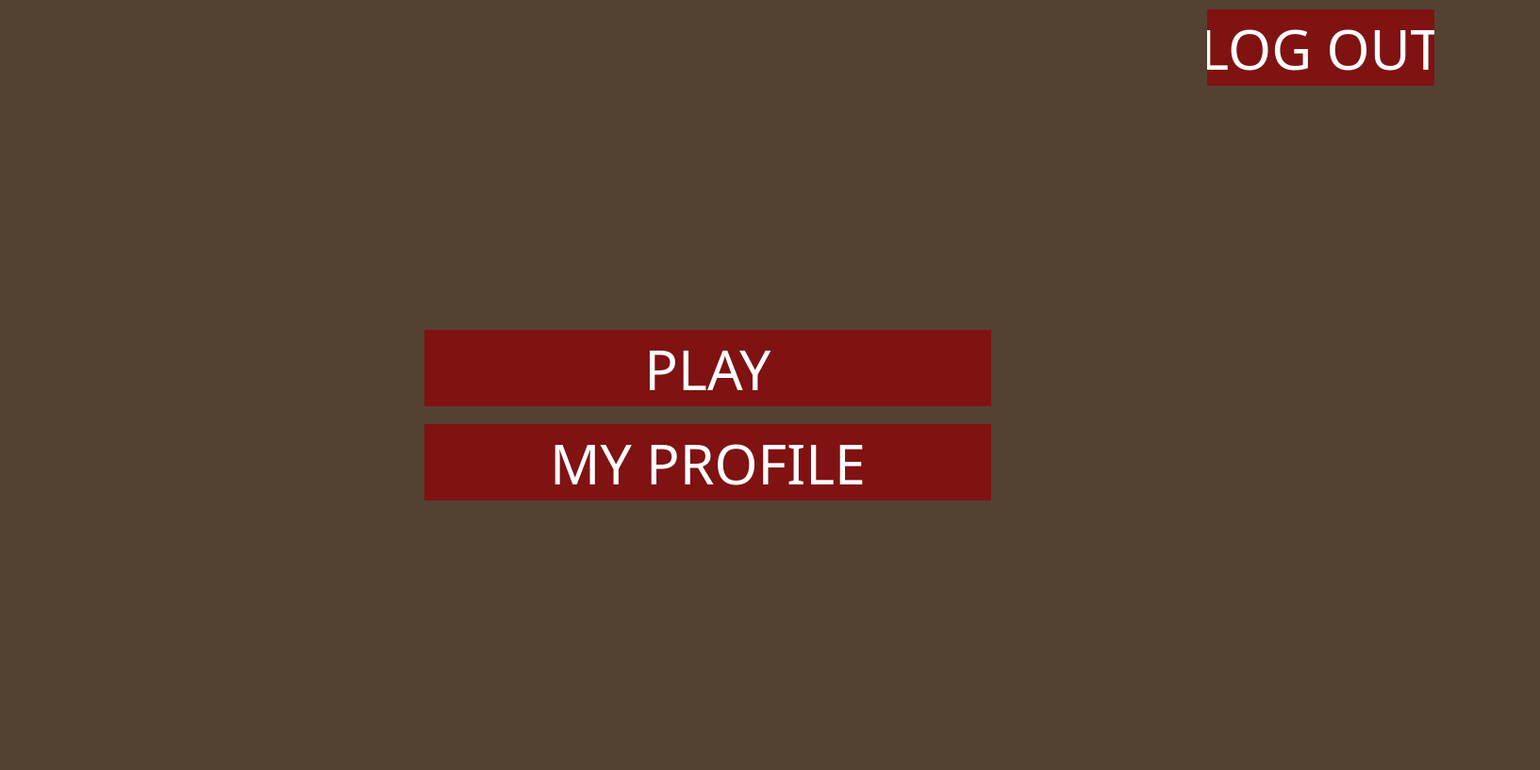
<?xml version="1.0" encoding="UTF-8"?>
<ui version="4.0">
 <class>MainWindow</class>
 <widget class="QMainWindow" name="MainWindow">
  <property name="enabled">
   <bool>true</bool>
  </property>
  <property name="geometry">
   <rect>
    <x>0</x>
    <y>0</y>
    <width>1633</width>
    <height>817</height>
   </rect>
  </property>
  <property name="windowTitle">
   <string>MainWindow</string>
  </property>
  <property name="styleSheet">
   <string notr="true">background-color: rgb(83, 66, 50);
color: rgb(255, 255, 255);
</string>
  </property>
  <widget class="QWidget" name="centralwidget">
   <widget class="QPushButton" name="playButton">
    <property name="geometry">
     <rect>
      <x>450</x>
      <y>350</y>
      <width>601</width>
      <height>81</height>
     </rect>
    </property>
    <property name="font">
     <font>
      <family>Franklin Gothic Heavy</family>
      <pointsize>44</pointsize>
      <underline>false</underline>
      <strikeout>false</strikeout>
      <kerning>true</kerning>
     </font>
    </property>
    <property name="cursor">
     <cursorShape>PointingHandCursor</cursorShape>
    </property>
    <property name="styleSheet">
     <string notr="true">background-color: rgb(128, 18, 18);
border: none;
</string>
    </property>
    <property name="text">
     <string>PLAY</string>
    </property>
   </widget>
   <widget class="QPushButton" name="myProfileButton">
    <property name="geometry">
     <rect>
      <x>450</x>
      <y>450</y>
      <width>601</width>
      <height>81</height>
     </rect>
    </property>
    <property name="font">
     <font>
      <family>Franklin Gothic Heavy</family>
      <pointsize>44</pointsize>
      <underline>false</underline>
      <strikeout>false</strikeout>
      <kerning>true</kerning>
     </font>
    </property>
    <property name="cursor">
     <cursorShape>PointingHandCursor</cursorShape>
    </property>
    <property name="styleSheet">
     <string notr="true">background-color: rgb(128, 18, 18);
border: none;
</string>
    </property>
    <property name="text">
     <string>MY PROFILE</string>
    </property>
   </widget>
   <widget class="QLabel" name="hiMessage">
    <property name="geometry">
     <rect>
      <x>330</x>
      <y>60</y>
      <width>231</width>
      <height>81</height>
     </rect>
    </property>
    <property name="font">
     <font>
      <pointsize>18</pointsize>
     </font>
    </property>
    <property name="text">
     <string/>
    </property>
   </widget>
   <widget class="QPushButton" name="logOutButton">
    <property name="geometry">
     <rect>
      <x>1280</x>
      <y>10</y>
      <width>241</width>
      <height>81</height>
     </rect>
    </property>
    <property name="font">
     <font>
      <family>Franklin Gothic Heavy</family>
      <pointsize>44</pointsize>
      <underline>false</underline>
      <strikeout>false</strikeout>
      <kerning>true</kerning>
     </font>
    </property>
    <property name="cursor">
     <cursorShape>PointingHandCursor</cursorShape>
    </property>
    <property name="styleSheet">
     <string notr="true">background-color: rgb(128, 18, 18);
border: none;
</string>
    </property>
    <property name="text">
     <string>LOG OUT</string>
    </property>
   </widget>
  </widget>
  <widget class="QMenuBar" name="menubar">
   <property name="geometry">
    <rect>
     <x>0</x>
     <y>0</y>
     <width>1633</width>
     <height>22</height>
    </rect>
   </property>
  </widget>
  <widget class="QStatusBar" name="statusbar"/>
 </widget>
 <resources>
  <include location="../resource/Triviador.qrc"/>
 </resources>
 <connections/>
</ui>
